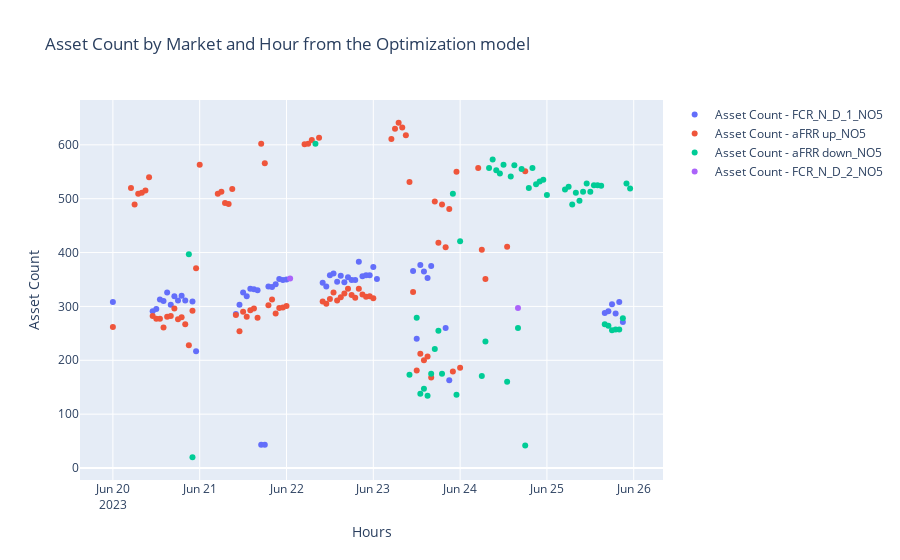

Notebook cell for this chart:
### Code cell
make_plots_for_sol(sol_df = mcd, sol_name= "Optimization")
